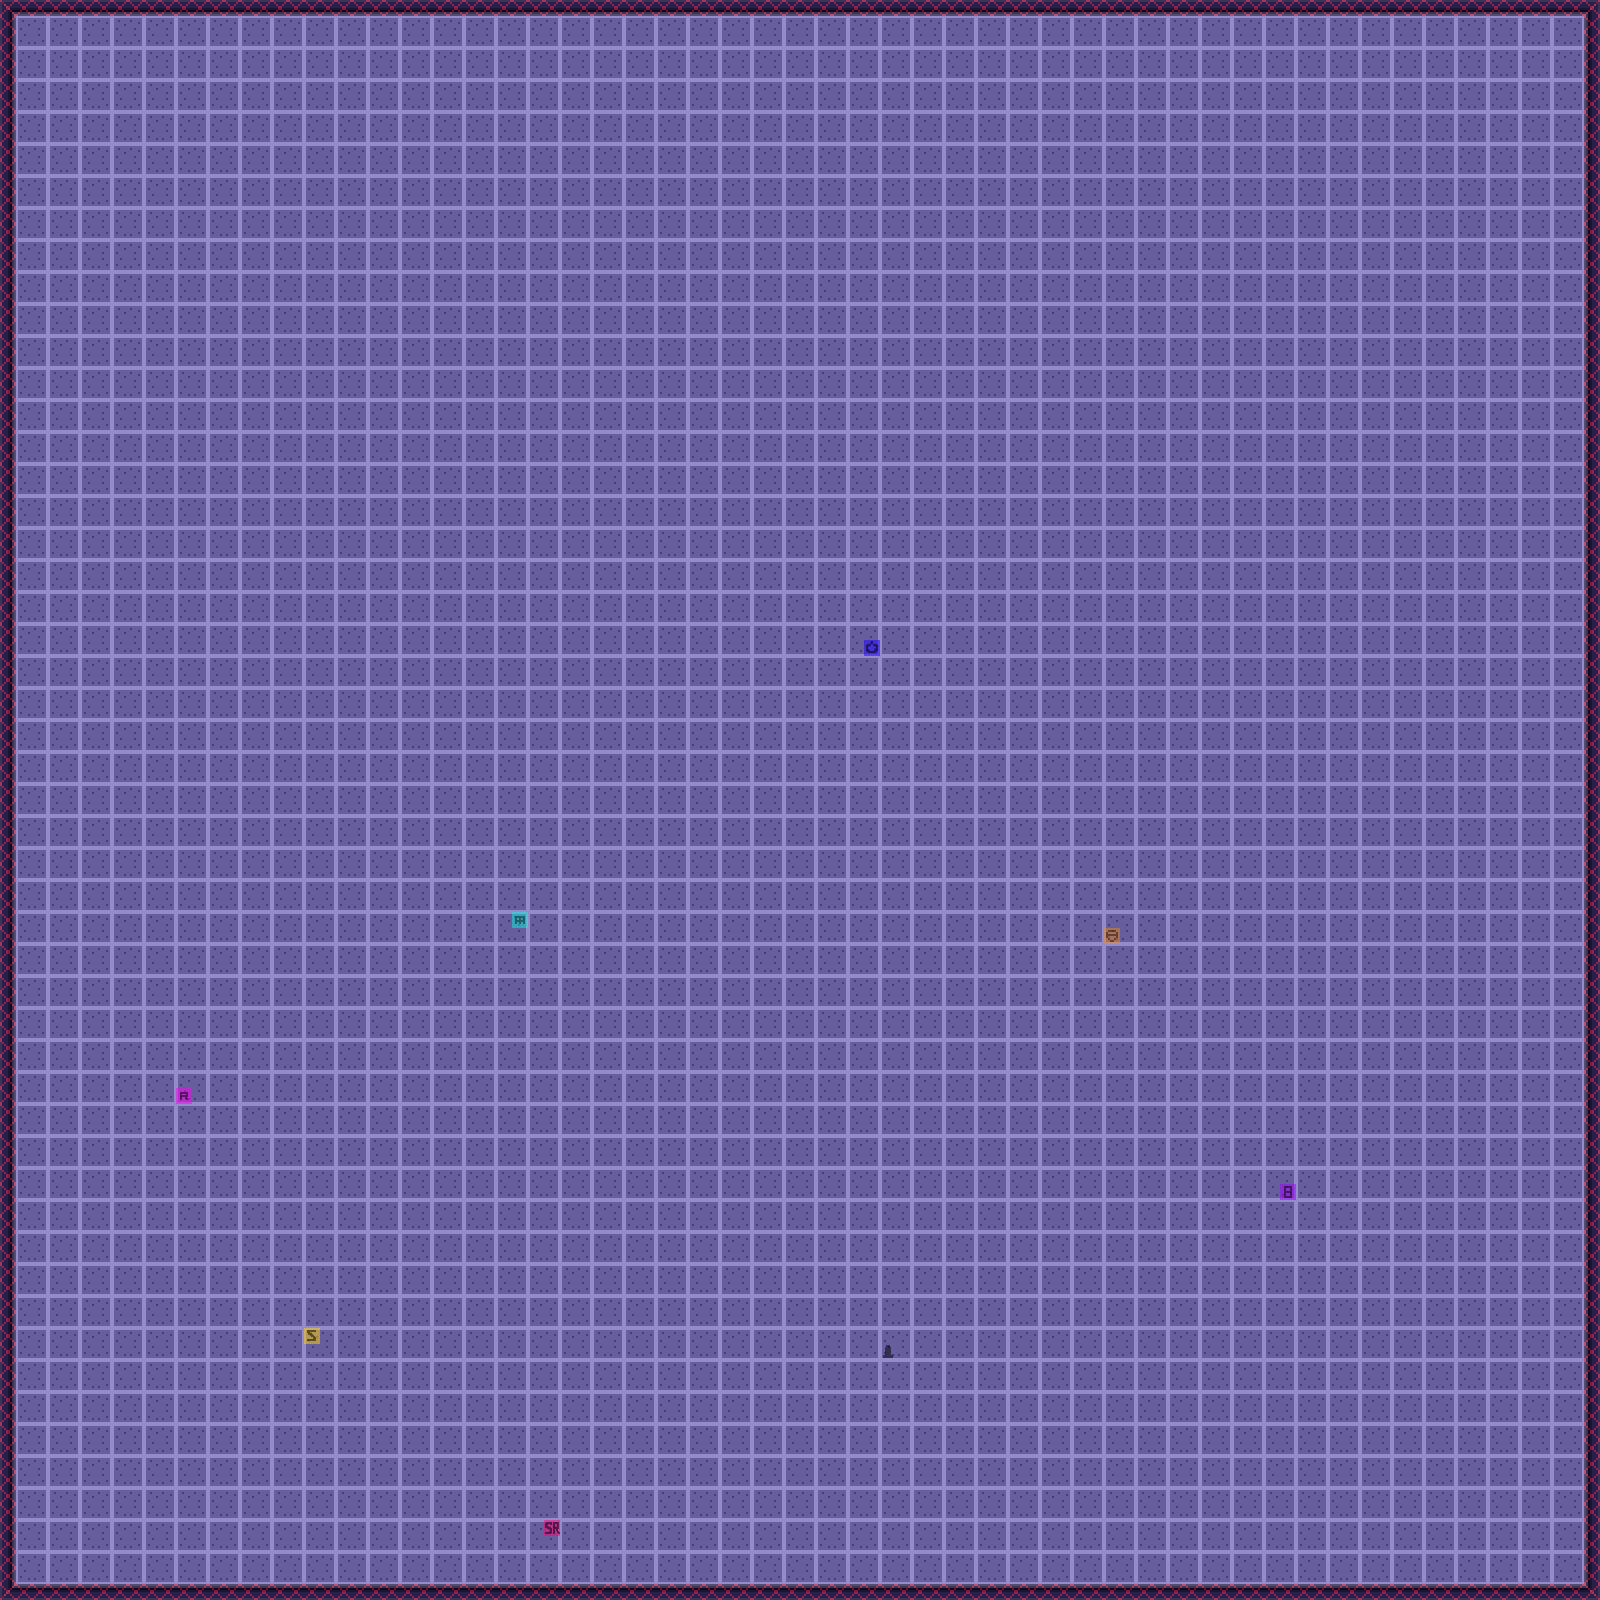

The image is a tile-based game level rendered from a .tmx file. Its description and source (layers, tilesets, objects; grid data summarised) follow:
An orthogonal 100x100 tile map with 16x16 px tiles, 7 tile layers (Fondo, collisions, collisions 2, collisions 3, ...), 2 tilesets.

<map version="1.0" orientation="orthogonal" renderorder="right-down" width="100" height="100" tilewidth="16" tileheight="16" nextobjectid="1">
 <tileset firstgid="1" name="dasdas" tilewidth="16" tileheight="16" tilecount="3844" columns="62">
  <image source="tileset dungeon advanced.png" width="1000" height="1000" />
 </tileset>
 <tileset firstgid="3845" name="dfsdf" tilewidth="16" tileheight="16" tilecount="13" columns="13">
  <image source="collision tileset.png" width="221" height="16" />
  <tile id="3">
   <properties>
    <property name="Navigation" value="1" />
   </properties>
  </tile>
 </tileset>
 <layer name="Fondo" width="100" height="100">
  <data>[10000 cells, 10000 non-empty, 16 distinct tile ids]</data>
 </layer>
 <layer name="collisions" width="100" height="100">
  <properties>
   <property name="Navigation" type="int" value="1" />
  </properties>
  <data>[10000 cells, 396 non-empty, 1 distinct tile ids]</data>
 </layer>
 <layer name="collisions 2" width="100" height="100">
  <properties>
   <property name="Navigation" type="int" value="1" />
  </properties>
  <data>[10000 cells, 0 non-empty, 0 distinct tile ids]</data>
 </layer>
 <layer name="collisions 3" width="100" height="100">
  <properties>
   <property name="Navigation" type="int" value="1" />
  </properties>
  <data>[10000 cells, 0 non-empty, 0 distinct tile ids]</data>
 </layer>
 <layer name="Enemies" width="100" height="100">
  <properties>
   <property name="Enemies" type="int" value="1" />
  </properties>
  <data>[10000 cells, 7 non-empty, 7 distinct tile ids]</data>
 </layer>
 <layer name="Enemies2" width="100" height="100">
  <properties>
   <property name="Enemies" type="int" value="1" />
  </properties>
  <data>[10000 cells, 1 non-empty, 1 distinct tile ids]</data>
 </layer>
 <layer name="Path" width="100" height="100">
  <properties>
   <property name="Path" type="int" value="1" />
  </properties>
  <data>[10000 cells, 0 non-empty, 0 distinct tile ids]</data>
 </layer>
</map>
